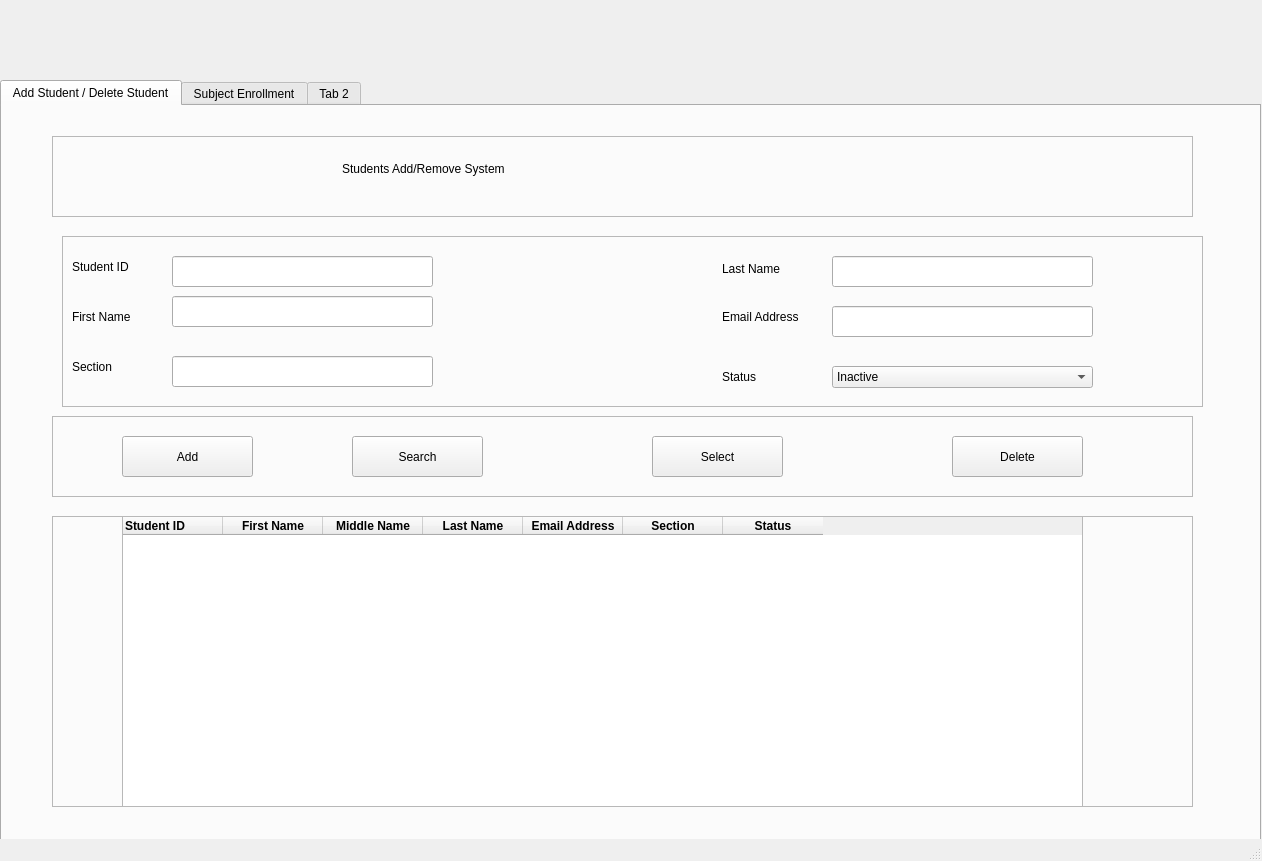
<?xml version="1.0" encoding="UTF-8"?>
<ui version="4.0">
 <class>MainWindow</class>
 <widget class="QMainWindow" name="MainWindow">
  <property name="geometry">
   <rect>
    <x>0</x>
    <y>0</y>
    <width>1262</width>
    <height>861</height>
   </rect>
  </property>
  <property name="windowTitle">
   <string>MainWindow</string>
  </property>
  <widget class="QWidget" name="centralwidget">
   <widget class="QTabWidget" name="tabWidget">
    <property name="geometry">
     <rect>
      <x>0</x>
      <y>80</y>
      <width>1261</width>
      <height>761</height>
     </rect>
    </property>
    <property name="currentIndex">
     <number>0</number>
    </property>
    <widget class="QWidget" name="tab">
     <attribute name="title">
      <string>Add Student / Delete Student</string>
     </attribute>
     <widget class="QFrame" name="frame">
      <property name="geometry">
       <rect>
        <x>50</x>
        <y>30</y>
        <width>1141</width>
        <height>81</height>
       </rect>
      </property>
      <property name="frameShape">
       <enum>QFrame::StyledPanel</enum>
      </property>
      <property name="frameShadow">
       <enum>QFrame::Raised</enum>
      </property>
      <widget class="QLabel" name="label">
       <property name="geometry">
        <rect>
         <x>290</x>
         <y>12</y>
         <width>551</width>
         <height>41</height>
        </rect>
       </property>
       <property name="styleSheet">
        <string notr="true">font: 75 24pt &quot;MS Shell Dlg 2&quot;;</string>
       </property>
       <property name="text">
        <string>Students Add/Remove System</string>
       </property>
      </widget>
     </widget>
     <widget class="QFrame" name="frame_2">
      <property name="geometry">
       <rect>
        <x>60</x>
        <y>130</y>
        <width>1141</width>
        <height>171</height>
       </rect>
      </property>
      <property name="frameShape">
       <enum>QFrame::StyledPanel</enum>
      </property>
      <property name="frameShadow">
       <enum>QFrame::Raised</enum>
      </property>
      <widget class="QLabel" name="label_5">
       <property name="geometry">
        <rect>
         <x>660</x>
         <y>22</y>
         <width>101</width>
         <height>21</height>
        </rect>
       </property>
       <property name="text">
        <string>Last Name</string>
       </property>
      </widget>
      <widget class="QLabel" name="label_6">
       <property name="geometry">
        <rect>
         <x>660</x>
         <y>70</y>
         <width>111</width>
         <height>21</height>
        </rect>
       </property>
       <property name="text">
        <string>Email Address</string>
       </property>
      </widget>
      <widget class="QLineEdit" name="Tab1_LastName">
       <property name="geometry">
        <rect>
         <x>770</x>
         <y>20</y>
         <width>261</width>
         <height>31</height>
        </rect>
       </property>
      </widget>
      <widget class="QLineEdit" name="Tab1_Email">
       <property name="geometry">
        <rect>
         <x>770</x>
         <y>70</y>
         <width>261</width>
         <height>31</height>
        </rect>
       </property>
      </widget>
      <widget class="QLabel" name="label_8">
       <property name="geometry">
        <rect>
         <x>10</x>
         <y>20</y>
         <width>101</width>
         <height>21</height>
        </rect>
       </property>
       <property name="text">
        <string>Student ID</string>
       </property>
      </widget>
      <widget class="QLabel" name="label_9">
       <property name="geometry">
        <rect>
         <x>10</x>
         <y>70</y>
         <width>101</width>
         <height>21</height>
        </rect>
       </property>
       <property name="text">
        <string>First Name</string>
       </property>
      </widget>
      <widget class="QLabel" name="label_10">
       <property name="geometry">
        <rect>
         <x>10</x>
         <y>120</y>
         <width>101</width>
         <height>21</height>
        </rect>
       </property>
       <property name="text">
        <string>Section</string>
       </property>
      </widget>
      <widget class="QLineEdit" name="Tab1_StudentID">
       <property name="geometry">
        <rect>
         <x>110</x>
         <y>20</y>
         <width>261</width>
         <height>31</height>
        </rect>
       </property>
      </widget>
      <widget class="QLineEdit" name="Tab1_FirstName">
       <property name="geometry">
        <rect>
         <x>110</x>
         <y>60</y>
         <width>261</width>
         <height>31</height>
        </rect>
       </property>
      </widget>
      <widget class="QLabel" name="label_7">
       <property name="geometry">
        <rect>
         <x>660</x>
         <y>130</y>
         <width>111</width>
         <height>21</height>
        </rect>
       </property>
       <property name="text">
        <string>Status </string>
       </property>
      </widget>
      <widget class="QComboBox" name="Tab1_Status">
       <property name="geometry">
        <rect>
         <x>770</x>
         <y>130</y>
         <width>261</width>
         <height>22</height>
        </rect>
       </property>
       <item>
        <property name="text">
         <string>Inactive</string>
        </property>
       </item>
       <item>
        <property name="text">
         <string>Active</string>
        </property>
       </item>
      </widget>
      <widget class="QLineEdit" name="Tab1_Section">
       <property name="geometry">
        <rect>
         <x>110</x>
         <y>120</y>
         <width>261</width>
         <height>31</height>
        </rect>
       </property>
      </widget>
     </widget>
     <widget class="QFrame" name="frame_3">
      <property name="geometry">
       <rect>
        <x>50</x>
        <y>310</y>
        <width>1141</width>
        <height>81</height>
       </rect>
      </property>
      <property name="frameShape">
       <enum>QFrame::StyledPanel</enum>
      </property>
      <property name="frameShadow">
       <enum>QFrame::Raised</enum>
      </property>
      <widget class="QPushButton" name="Btn_Tab1_Add">
       <property name="geometry">
        <rect>
         <x>70</x>
         <y>20</y>
         <width>131</width>
         <height>41</height>
        </rect>
       </property>
       <property name="text">
        <string>Add</string>
       </property>
      </widget>
      <widget class="QPushButton" name="Btn_Tab1_Search">
       <property name="geometry">
        <rect>
         <x>300</x>
         <y>20</y>
         <width>131</width>
         <height>41</height>
        </rect>
       </property>
       <property name="text">
        <string>Search</string>
       </property>
      </widget>
      <widget class="QPushButton" name="Btn_Tab1_Select">
       <property name="geometry">
        <rect>
         <x>600</x>
         <y>20</y>
         <width>131</width>
         <height>41</height>
        </rect>
       </property>
       <property name="text">
        <string>Select</string>
       </property>
      </widget>
      <widget class="QPushButton" name="Btn_Tab1_Delete">
       <property name="geometry">
        <rect>
         <x>900</x>
         <y>20</y>
         <width>131</width>
         <height>41</height>
        </rect>
       </property>
       <property name="text">
        <string>Delete</string>
       </property>
      </widget>
     </widget>
     <widget class="QFrame" name="frame_4">
      <property name="geometry">
       <rect>
        <x>50</x>
        <y>410</y>
        <width>1141</width>
        <height>291</height>
       </rect>
      </property>
      <property name="frameShape">
       <enum>QFrame::StyledPanel</enum>
      </property>
      <property name="frameShadow">
       <enum>QFrame::Raised</enum>
      </property>
      <widget class="QTableWidget" name="StudentListTable">
       <property name="geometry">
        <rect>
         <x>70</x>
         <y>0</y>
         <width>961</width>
         <height>291</height>
        </rect>
       </property>
       <column>
        <property name="text">
         <string>Student ID</string>
        </property>
        <property name="font">
         <font>
          <weight>75</weight>
          <bold>true</bold>
         </font>
        </property>
        <property name="textAlignment">
         <set>AlignLeading|AlignVCenter</set>
        </property>
       </column>
       <column>
        <property name="text">
         <string>First Name</string>
        </property>
        <property name="font">
         <font>
          <weight>75</weight>
          <bold>true</bold>
         </font>
        </property>
       </column>
       <column>
        <property name="text">
         <string>Middle Name</string>
        </property>
        <property name="font">
         <font>
          <weight>75</weight>
          <bold>true</bold>
         </font>
        </property>
       </column>
       <column>
        <property name="text">
         <string>Last Name</string>
        </property>
        <property name="font">
         <font>
          <weight>75</weight>
          <bold>true</bold>
         </font>
        </property>
       </column>
       <column>
        <property name="text">
         <string>Email Address</string>
        </property>
        <property name="font">
         <font>
          <weight>75</weight>
          <bold>true</bold>
         </font>
        </property>
       </column>
       <column>
        <property name="text">
         <string>Section</string>
        </property>
        <property name="font">
         <font>
          <weight>75</weight>
          <bold>true</bold>
         </font>
        </property>
       </column>
       <column>
        <property name="text">
         <string>Status</string>
        </property>
        <property name="font">
         <font>
          <weight>75</weight>
          <bold>true</bold>
         </font>
        </property>
       </column>
      </widget>
     </widget>
    </widget>
    <widget class="QWidget" name="tab_3">
     <attribute name="title">
      <string>Subject Enrollment</string>
     </attribute>
     <widget class="QWidget" name="widget" native="true">
      <property name="geometry">
       <rect>
        <x>-1</x>
        <y>-1</y>
        <width>1241</width>
        <height>711</height>
       </rect>
      </property>
      <widget class="QLabel" name="label_2">
       <property name="geometry">
        <rect>
         <x>50</x>
         <y>60</y>
         <width>171</width>
         <height>41</height>
        </rect>
       </property>
       <property name="styleSheet">
        <string notr="true">font: 75 16pt &quot;MS Shell Dlg 2&quot;;</string>
       </property>
       <property name="text">
        <string>Student Name : </string>
       </property>
      </widget>
      <widget class="QLabel" name="label_3">
       <property name="geometry">
        <rect>
         <x>50</x>
         <y>130</y>
         <width>171</width>
         <height>41</height>
        </rect>
       </property>
       <property name="styleSheet">
        <string notr="true">font: 75 16pt &quot;MS Shell Dlg 2&quot;;</string>
       </property>
       <property name="text">
        <string>Student ID : </string>
       </property>
      </widget>
      <widget class="QLineEdit" name="StudentName">
       <property name="geometry">
        <rect>
         <x>210</x>
         <y>70</y>
         <width>211</width>
         <height>31</height>
        </rect>
       </property>
      </widget>
      <widget class="QLineEdit" name="StudentID">
       <property name="geometry">
        <rect>
         <x>210</x>
         <y>130</y>
         <width>211</width>
         <height>31</height>
        </rect>
       </property>
      </widget>
      <widget class="QLabel" name="label_4">
       <property name="geometry">
        <rect>
         <x>750</x>
         <y>70</y>
         <width>171</width>
         <height>41</height>
        </rect>
       </property>
       <property name="styleSheet">
        <string notr="true">font: 75 16pt &quot;MS Shell Dlg 2&quot;;</string>
       </property>
       <property name="text">
        <string>Course Name : </string>
       </property>
      </widget>
      <widget class="QLineEdit" name="CourseName">
       <property name="geometry">
        <rect>
         <x>900</x>
         <y>80</y>
         <width>211</width>
         <height>31</height>
        </rect>
       </property>
      </widget>
      <widget class="QLineEdit" name="CourseID">
       <property name="geometry">
        <rect>
         <x>900</x>
         <y>130</y>
         <width>211</width>
         <height>31</height>
        </rect>
       </property>
      </widget>
      <widget class="QLabel" name="label_11">
       <property name="geometry">
        <rect>
         <x>750</x>
         <y>120</y>
         <width>171</width>
         <height>41</height>
        </rect>
       </property>
       <property name="styleSheet">
        <string notr="true">font: 75 16pt &quot;MS Shell Dlg 2&quot;;</string>
       </property>
       <property name="text">
        <string>Course ID :</string>
       </property>
      </widget>
      <widget class="QPushButton" name="Add_Subject">
       <property name="geometry">
        <rect>
         <x>440</x>
         <y>230</y>
         <width>131</width>
         <height>41</height>
        </rect>
       </property>
       <property name="text">
        <string>Add</string>
       </property>
      </widget>
      <widget class="QPushButton" name="Remove_Subject">
       <property name="geometry">
        <rect>
         <x>630</x>
         <y>230</y>
         <width>131</width>
         <height>41</height>
        </rect>
       </property>
       <property name="text">
        <string>Remove</string>
       </property>
      </widget>
      <widget class="QLabel" name="label_12">
       <property name="geometry">
        <rect>
         <x>450</x>
         <y>170</y>
         <width>171</width>
         <height>41</height>
        </rect>
       </property>
       <property name="styleSheet">
        <string notr="true">font: 75 16pt &quot;MS Shell Dlg 2&quot;;</string>
       </property>
       <property name="text">
        <string>Section ID : </string>
       </property>
      </widget>
      <widget class="QLineEdit" name="SectionID">
       <property name="geometry">
        <rect>
         <x>570</x>
         <y>180</y>
         <width>211</width>
         <height>31</height>
        </rect>
       </property>
      </widget>
      <widget class="QLabel" name="EnrollmentMessege">
       <property name="geometry">
        <rect>
         <x>440</x>
         <y>310</y>
         <width>341</width>
         <height>41</height>
        </rect>
       </property>
       <property name="text">
        <string/>
       </property>
      </widget>
      <widget class="QTableWidget" name="StudentCourseTable">
       <property name="geometry">
        <rect>
         <x>270</x>
         <y>300</y>
         <width>721</width>
         <height>341</height>
        </rect>
       </property>
       <column>
        <property name="text">
         <string>Student ID</string>
        </property>
       </column>
       <column>
        <property name="text">
         <string>Student Name</string>
        </property>
       </column>
       <column>
        <property name="text">
         <string>Course ID</string>
        </property>
       </column>
       <column>
        <property name="text">
         <string>Course Name</string>
        </property>
       </column>
       <column>
        <property name="text">
         <string>Section ID</string>
        </property>
       </column>
      </widget>
     </widget>
    </widget>
    <widget class="QWidget" name="tab_2">
     <attribute name="title">
      <string>Tab 2</string>
     </attribute>
    </widget>
   </widget>
  </widget>
  <widget class="QMenuBar" name="menubar">
   <property name="geometry">
    <rect>
     <x>0</x>
     <y>0</y>
     <width>1262</width>
     <height>21</height>
    </rect>
   </property>
  </widget>
  <widget class="QStatusBar" name="statusbar"/>
 </widget>
 <resources/>
 <connections/>
</ui>
